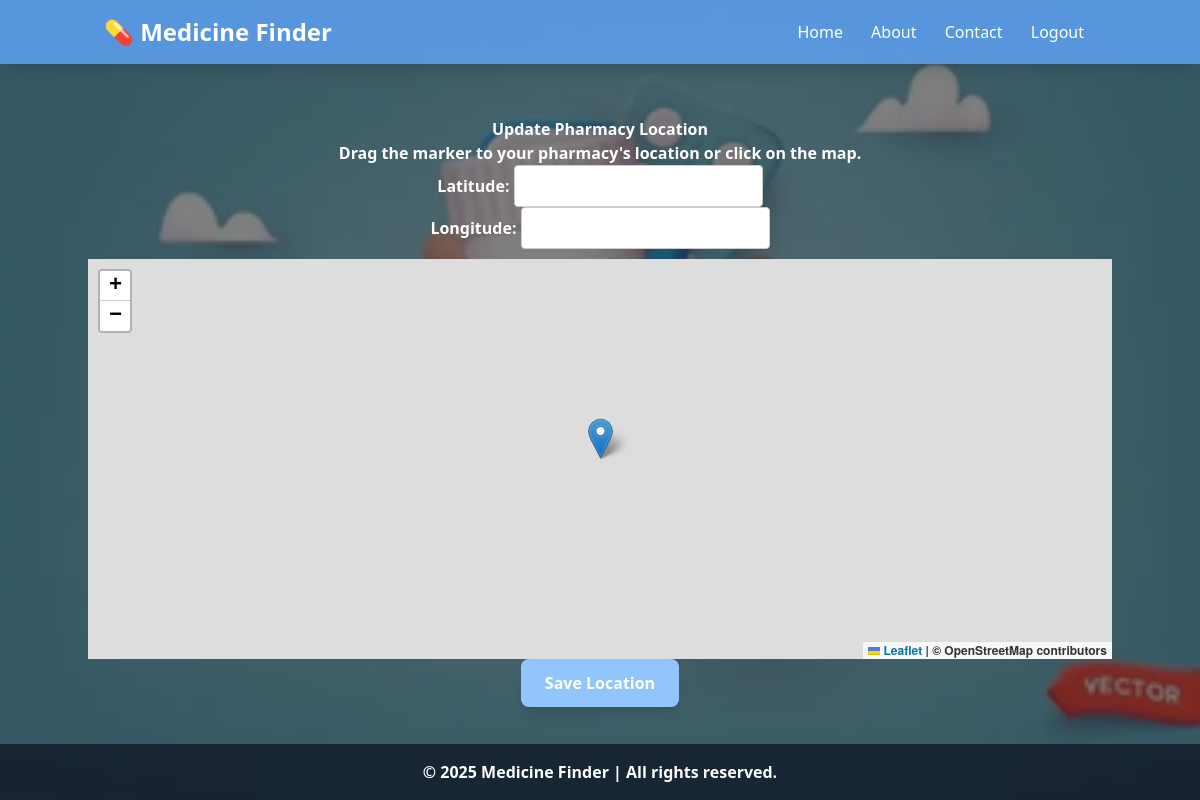
Page /pharmacy/update-location/ (signed in) on the earlier database version.
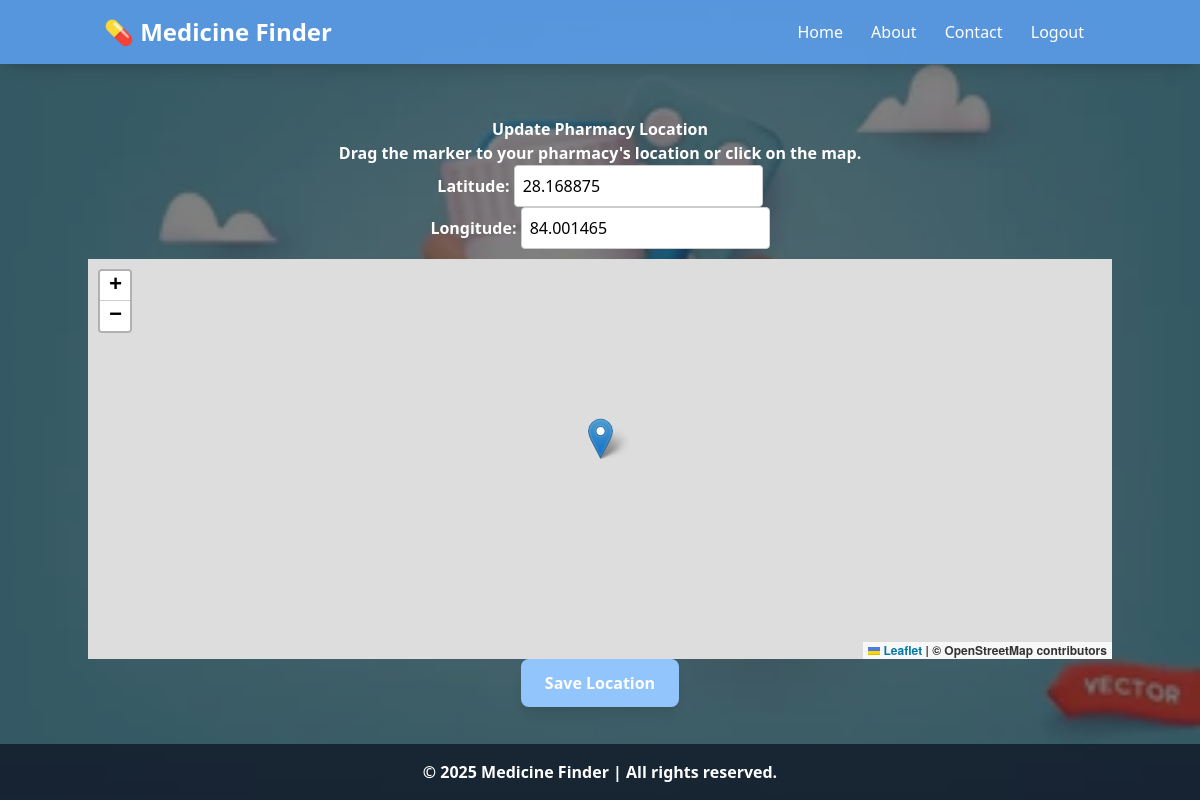
Same page on the later database version.
### core/models.py (models this page shows, shortened)
class Pharmacy(models.Model):
    owner = models.OneToOneField(User, on_delete=models.CASCADE)
    name = models.CharField(max_length=255)
    address = models.TextField()
    phone = models.CharField(max_length=20)
    latitude = models.FloatField(null=True, blank=True)
    longitude = models.FloatField(null=True, blank=True)

### core/views.py (the view)
# urls.py: path('pharmacy/update-location/', views.update_pharmacy_location, name='update_pharmacy_location'),
@login_required
def update_pharmacy_location(request):
    if request.user.role != 'pharmacy':
        messages.error(request, "Only pharmacy owners can update location.")
        return redirect('dashboard_redirect')
    pharmacy = get_object_or_404(Pharmacy, owner=request.user)
    if request.method == 'POST':
        form = PharmacyLocationForm(request.POST, instance=pharmacy)
        if form.is_valid():
            form.save()
            messages.success(request, "Pharmacy location updated successfully!")
            return redirect('pharmacy_dashboard')
    else:
        form = PharmacyLocationForm(instance=pharmacy)
    return render(request, 'update_pharmacy_location.html', {'form': form})

### core/forms.py
class PharmacyLocationForm(forms.ModelForm):
    class Meta:
        model = Pharmacy
        fields = ['latitude', 'longitude']
        widgets = {
            'latitude': forms.TextInput(attrs={'readonly': 'readonly'}),
            'longitude': forms.TextInput(attrs={'readonly': 'readonly'}),
        }

### core/templates/update_pharmacy_location.html (shortened to what this page needs)
{% extends "base.html" %}
{% block content %}
<div class="container mt-4">
    <h1><strong>Update Pharmacy Location</h1>
    <p>Drag the marker to your pharmacy's location or click on the map.</p>
    <form method="POST">
        <div class="form-group">
            {{ form.latitude.label_tag }}
            {{ form.latitude }}
        </div>
        <div class="form-group">
            {{ form.longitude.label_tag }}
            {{ form.longitude }}
        </div>
        <div id="map" style="height: 400px; margin-top: 10px;"></div>
        <button type="submit" class="bg-blue-300 hover:bg-green-600 text-white font-semibold py-3 px-6 rounded-lg shadow-lg transition duration-300">Save Location</button>
    </form>
</div>
<link rel="stylesheet" href="https://unpkg.com/leaflet/dist/leaflet.css"/>
{% endblock %}

Differences in the rows shown:
changed Pharmacy: latitude (not shown) → "28.168875"; longitude (not shown) → "84.001465"
